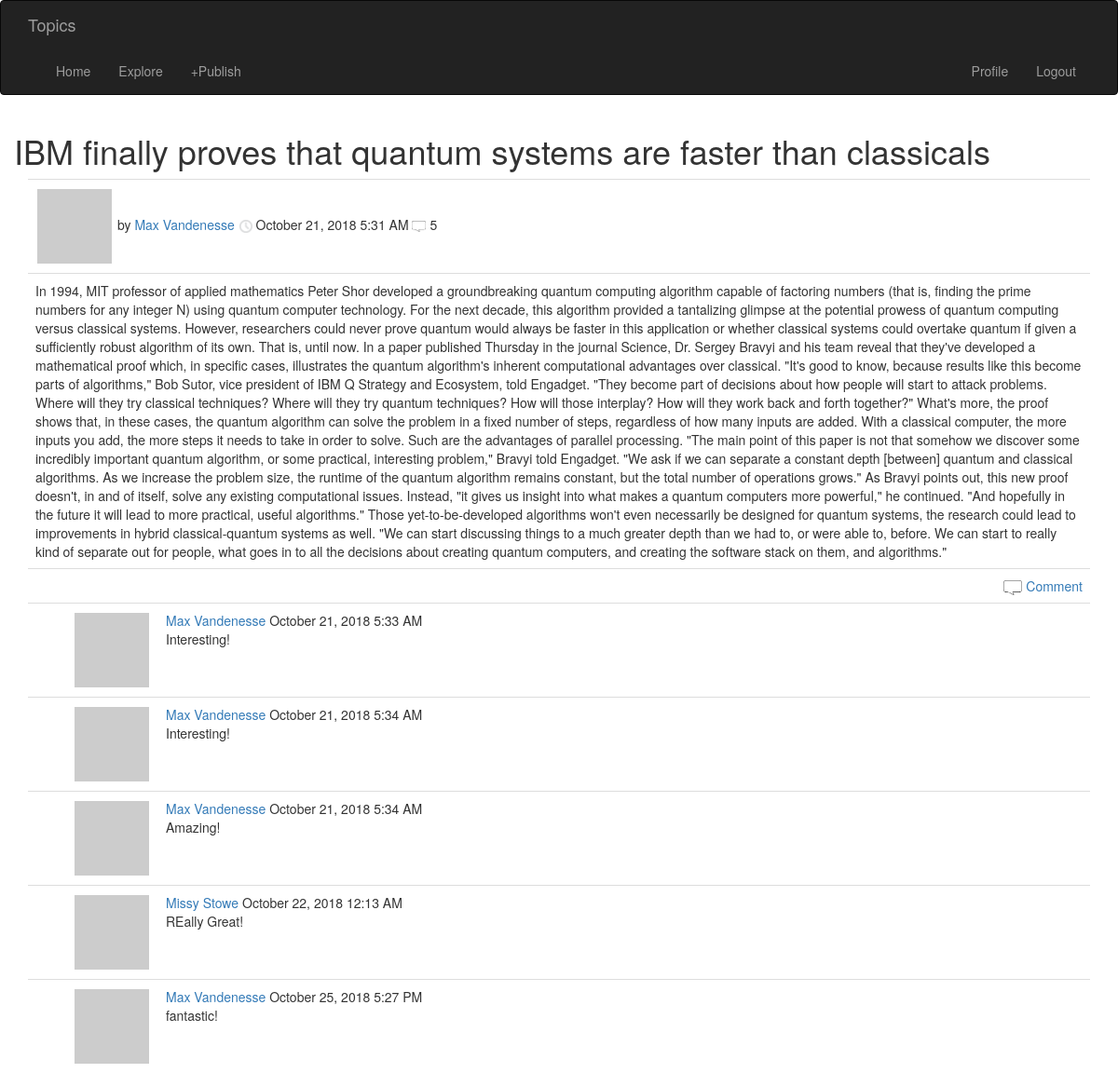
The app's page /post/1 (signed in) with its own data.
### app/models.py (models this page shows, shortened)
class Post(db.Model):
    id = db.Column(db.Integer, primary_key=True)
    title = db.Column(db.String(500))
    body = db.Column(db.String(50000))
    timestamp = db.Column(db.DateTime, index=True, default=datetime.utcnow)
    user_id = db.Column(db.Integer, db.ForeignKey('user.id'))
    comments = db.relationship('Comment', backref='post', lazy='dynamic')
    number_of_comments = db.Column(db.Integer)
    likes = db.Column(db.Integer)

class User(UserMixin, db.Model):
    id = db.Column(db.Integer, primary_key=True)
    username = db.Column(db.String(64), index=True, unique=True)
    email = db.Column(db.String(120), index=True, unique=True)
    password_hash = db.Column(db.String(128))
    posts = db.relationship('Post', backref='author', lazy='dynamic')
    comments = db.relationship('Comment', backref='author', lazy='dynamic')
    about_me = db.Column(db.String(140))
    last_seen = db.Column(db.DateTime, default=datetime.utcnow)
    followed = db.relationship(
        'User',
        secondary=followers,
        primaryjoin=(followers.c.follower_id == id),
        secondaryjoin=(followers.c.followed_id == id),
        backref=db.backref('followers', lazy='dynamic'),
        lazy='dynamic')
    def avatar(self, size):
        digest = md5(self.email.lower().encode('utf-8')).hexdigest()
        return 'https://www.gravatar.com/avatar/{}?d=identicon&s={}'.format(
            digest, size)

class Comment(db.Model):
    id = db.Column(db.Integer, primary_key=True)
    body = db.Column(db.String(140))
    timestamp = db.Column(db.DateTime, index=True, default=datetime.utcnow)
    user_id = db.Column(db.Integer, db.ForeignKey('user.id'))
    post_id = db.Column(db.Integer, db.ForeignKey('post.id'))
    replies = db.relationship('Reply', backref='Comment', lazy='dynamic')

### app/routes.py (the view, shortened to what this page needs)
@app.route('/post/<id>', methods=['GET', 'POST'])
@login_required
def post(id):
    post = Post.query.filter_by(id=id).first()
    form = CommentForm()
    return render_template(
        "post.html",
        title='Post',
        post=post,
        form=form,)

### app/models.py (called while the page is built)
@login.user_loader
def load_user(id):
    return User.query.get(int(id))

### app/routes.py (called while the page is built)
@app.before_request
def before_request():
    if current_user.is_authenticated:
        current_user.last_seen = datetime.utcnow()
        db.session.commit()

### app/templates/post.html (shortened to what this page needs)
{% extends "base.html" %} {% import 'bootstrap/wtf.html' as wtf %} {% block app_content %}
<table class="table table-hover">
    <div class="row">
        <h1>
            {{post.title}}
        </h1>
        <tr>
            <td>
                <img style="margin:2px !important;" src="{{ post.author.avatar(30) }}" />
                by
                <a href="{{ url_for('user', username=post.author.username) }}">
                    {{ post.author.username }}</a>
                <img width="15px" src="/static/images/clock.png"> {{moment(post.timestamp).format('LLL') }}
                <img width="15px" src="/static/images/comment.png"> {{post.number_of_comments}}</td>
        </tr>
        <tr>
            <td>
                <body.lead>
                    {{ post.body }}
                </body.lead>
            </td>
        </tr>
        <tr>
            <td align="right">
                <a href="#" onclick="toggle_visibility('addComment');">
                    <img width="20px" src="/static/images/comment.png"> Comment
                </a>
            </td>
        </tr>
        <tr>
            {% for comment in post.comments %} {% include '_comment.html' %} {% endfor %}
        </tr>
    </div>
</table>
{% endblock %}

### app/templates/base.html (shortened to what this page needs)
{% extends 'bootstrap/base.html' %}  {% block navbar %}
<link rel=" stylesheet " href="{{ url_for( 'static', filename='css/style.css' ) }} ">
<nav class="navbar navbar-inverse">
    <div class="container">
        <div class="navbar-header">
            <a class="navbar-brand" href="{{ url_for('index') }}">Topics</a>
        </div>
        <div class="collapse navbar-collapse" id="bs-example-navbar-collapse-1">
            <ul class="nav navbar-nav">
                <li>
                    <a href="{{ url_for('index') }}">Home</a>
                </li>
                <li>
                    <a href="{{ url_for('explore') }}">Explore</a>
                </li>
                <li>
                    <a href="{{ url_for('publish') }}">+Publish</a>
                </li>
            </ul>
            <ul class="nav navbar-nav navbar-right">
                {% if current_user.is_anonymous %}
                <li>
                    <a href="{{ url_for('login') }}">Login</a>
                </li>
                {% else %}
                <li>
                    <a href="{{ url_for('user', username=current_user.username) }}">Profile</a>
                </li>
                <li>
                    <a href="{{ url_for('logout') }}">Logout</a>
                </li>
                {% endif %}
            </ul>
        </div>
    </div>
</nav>
{% endblock %} {% block content %}
<div class="container">
      {% block app_content
    %}{% endblock %}
</div>
{% block scripts %} {{ super() }} {{ moment.include_moment() }} {% endblock %} {% endblock %}

### app/templates/_comment.html
<table class="table table-hover ">
    <tr>
        <td width="10px">
            <a class="comments" href="{{ url_for('user', username=comment.author.username) }}">
                <img style="margin:2px !important;" src="{{ comment.author.avatar(30) }}" />
            </a>
        </td>
        <td>
            <a href="{{ url_for('user', username=comment.author.username) }}">
                {{ comment.author.username }}
            </a>
            {{moment(comment.timestamp).format('LLL') }}
            <br> {{ comment.body }}
        </td>
    </tr>
</table>

### app/static/css/style.css (style rules this page uses)
.container { display: flex !important; flex-flow: column !important; height: auto !important; }
.comments { margin-left: 40px; display: block; }
.table { margin-bottom: 0; }

### records on screen
Post: title "IBM finally proves that quantum systems are faster than classicals", timestamp "October 21, 2018 5:31 AM", number_of_comments "5", body "In 1994, MIT professor of applied mathematics Peter Shor developed a groundbreaking quantum computing algorithm capable of factoring numbers (that is, finding the prime numbers for any integer N) using quantum computer technology. For the next decade, this algorithm provided a tantalizing glimpse at the potential prowess of quantum computing versus classical systems. However, researchers could never prove quantum would always be faster in this application or whether classical systems could overtake quantum if given a sufficiently robust algorithm of its own. That is, until now. In a paper published Thursday in the journal Science, Dr. Sergey Bravyi and his team reveal that they've developed…"
User: author.username "Max Vandenesse"
Comment: author.username "Max Vandenesse", timestamp "October 21, 2018 5:33 AM", body "Interesting!"
Comment: author.username "Max Vandenesse", timestamp "October 21, 2018 5:34 AM", body "Interesting!"
Comment: author.username "Max Vandenesse", timestamp "October 21, 2018 5:34 AM", body "Amazing!"
Comment: author.username "Missy Stowe", timestamp "October 22, 2018 12:13 AM", body "REally Great!"
Comment: author.username "Max Vandenesse", timestamp "October 25, 2018 5:27 PM", body "fantastic!"
